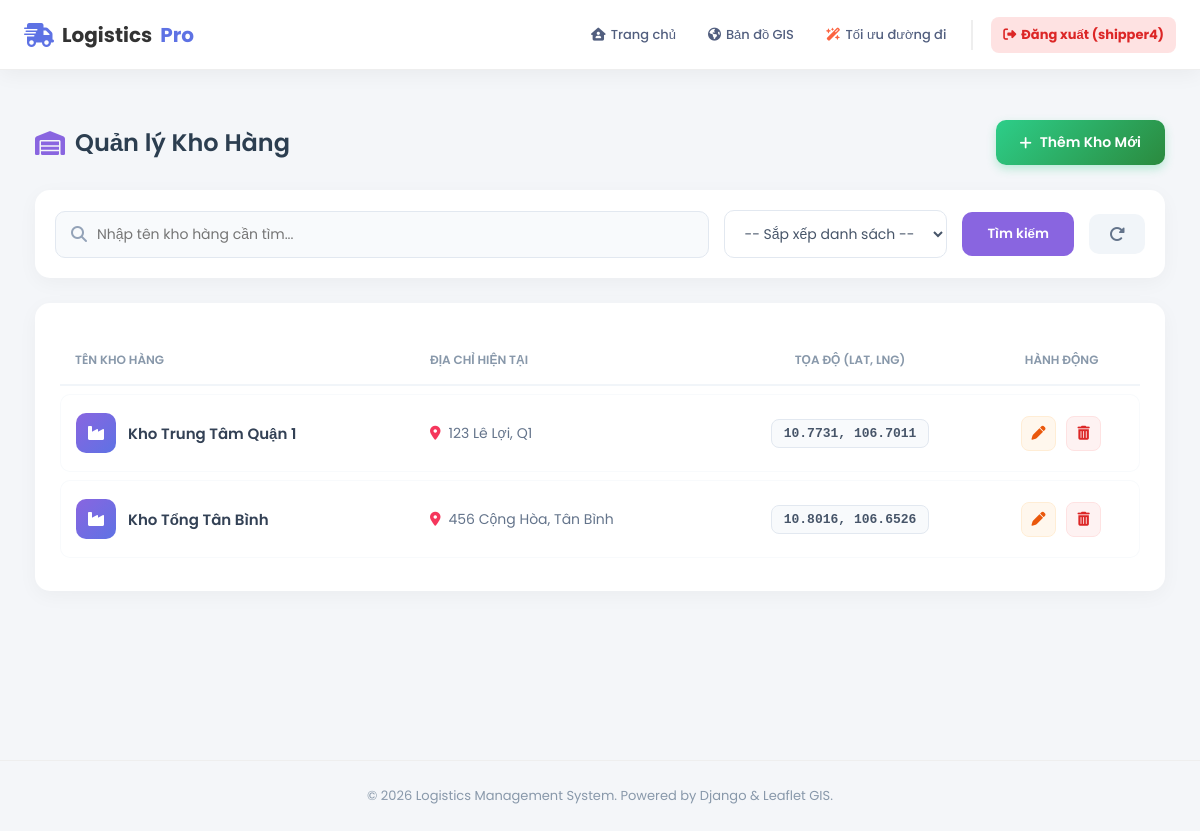
Screenshot of /quan-ly-kho/ (signed in) with the database file from the repository.
### core/models.py (models this page shows, shortened)
class KhoHang(models.Model):
    ten_kho = models.CharField(max_length=100)
    dia_chi = models.CharField(max_length=200)
    lat = models.FloatField(help_text="Vĩ độ")
    lng = models.FloatField(help_text="Kinh độ")
    suc_chua_toi_da = models.IntegerField(default=100, verbose_name="Sức chứa tối đa (Đơn)")

### core/views.py (the view)
# urls.py: path('quan-ly-kho/', views.quan_ly_kho, name='quan_ly_kho'),
@login_required(login_url='core:login')
def quan_ly_kho(request):
    ds_kho = KhoHang.objects.all()
    q = request.GET.get('q')
    if q: ds_kho = ds_kho.filter(ten_kho__icontains=q)
    return render(request, 'warehouse_manager.html', {'ds_kho': ds_kho})

### templates/warehouse_manager.html (shortened to what this page needs)
{% extends "base.html" %}
{% load static %}
{% block content %}
<link rel="stylesheet" href="https://cdnjs.cloudflare.com/ajax/libs/font-awesome/6.4.0/css/all.min.css">
<div class="dashboard-container">
    <div class="page-header">
        <h2 class="page-title"><i class="fa-solid fa-warehouse" style="color: #8965e0;"></i> Quản lý Kho Hàng</h2>
        <a href="{% url 'core:them_kho' %}" class="btn-add">
            <i class="fa-solid fa-plus"></i> Thêm Kho Mới
        </a>
    </div>
    <form method="GET" class="toolbar">
        <div class="search-box">
            <i class="fa-solid fa-magnifying-glass" style="color: #94a3b8;"></i>
            <input type="text" name="q" placeholder="Nhập tên kho hàng cần tìm..." value="{{ request.GET.q|default:'' }}">
        </div>
        <select name="sort" onchange="this.form.submit()" class="filter-select">
            <option value="">-- Sắp xếp danh sách --</option>
        </select>
        <button type="submit" class="btn-search">Tìm kiếm</button>
        <a href="{% url 'core:quan_ly_kho' %}" class="btn-reset" title="Xóa bộ lọc">
            <i class="fa-solid fa-rotate-right"></i>
        </a>
    </form>
    <div class="table-card">
        <table class="custom-table">
            <thead>
                <tr>
                    <th>Tên Kho Hàng</th>
                    <th>Địa chỉ hiện tại</th>
                    <th style="text-align: center;">Tọa độ (Lat, Lng)</th>
                    <th style="text-align: center;">Hành động</th>
                </tr>
            </thead>
            <tbody>
                {% for kho in ds_kho %}
                <tr>
                    <td>
                        <div style="display: flex; align-items: center; gap: 12px;">
                            <div style="width: 40px; height: 40px; background: linear-gradient(135deg, #8965e0, #5e72e4); border-radius: 10px; display: flex; align-items: center; justify-content: center; color: white; font-size: 16px;">
                                <i class="fa-solid fa-industry"></i>
                            </div>
                            <span style="font-weight: 600; color: #334155; font-size: 15px;">{{ kho.ten_kho }}</span>
                        </div>
                    </td>
                    <td>
                        <div style="display: flex; align-items: center; gap: 8px; color: #64748b;">
                            <i class="fa-solid fa-location-dot" style="color: #f5365c;"></i>
                            {{ kho.dia_chi }}
                        </div>
                    </td>
                    <td style="text-align: center;">
                        <span class="badge-coord">
                            {{ kho.lat|floatformat:4 }}, {{ kho.lng|floatformat:4 }}
                        </span>
                    </td>
                    <td>
                        <div class="action-group">
                            <a href="{% url 'core:sua_kho' kho.id %}" class="btn-action btn-edit" title="Sửa thông tin kho">
                                <i class="fa-solid fa-pen"></i>
                            </a>
                            <a href="{% url 'core:xoa_kho' kho.id %}" class="btn-action btn-delete"
                               onclick="return confirm('⚠️ Cảnh báo: Việc xóa kho hàng này có thể gây lỗi cho các đơn hàng đang được phân bổ tại đây.\n\nBạn có chắc chắn muốn xóa không?')" title="Xóa kho hàng">
                                <i class="fa-solid fa-trash-can"></i>
                            </a>
                        </div>
                    </td>
                </tr>
                {% endfor %}
            </tbody>
        </table>
    </div>
</div>
{% endblock %}

### templates/base.html (shortened to what this page needs)
{% load static %}
<!DOCTYPE html>
<html lang="vi">
<head>
    <link rel="stylesheet" href="https://cdnjs.cloudflare.com/ajax/libs/font-awesome/6.4.0/css/all.min.css">
</head>
<body>
    <nav class="navbar">
        <a href="{% url 'core:home' %}" class="nav-brand">
            <i class="fa-solid fa-truck-fast"></i>
            Logistics<span style="color: #5e72e4;">Pro</span>
        </a>
       <ul class="nav-links">
            <li class="nav-item">
                {% if user.is_authenticated and user.taixe %}
                    <a href="{% url 'core:app_shipper' %}"><i class="fa-solid fa-house-user"></i> Trang chủ </a>
                {% else %}
                    <a href="{% url 'core:home' %}"><i class="fa-solid fa-house"></i> Trang chủ</a>
                {% endif %}
            </li>
            {% if user.is_authenticated %}
                <li class="nav-item">
                    <a href="{% url 'core:ban_do_chung' %}">
                        <i class="fa-solid fa-earth-americas"></i> Bản đồ GIS
                    </a>
                </li>
                <li class="nav-item">
                    <a href="{% url 'core:toi_uu' %}">
                        <i class="fa-solid fa-wand-magic-sparkles" style="color: #fb6340;"></i> Tối ưu đường đi
                    </a>
                </li>
                <li style="border-left: 2px solid #eee; height: 30px; margin: 0 5px;"></li>
                <li class="nav-item" style="margin-left: 5px;">
                    <a href="{% url 'core:logout' %}" style="background: #fee2e2; color: #dc2626; font-weight: bold;">
                        <i class="fa-solid fa-right-from-bracket"></i> Đăng xuất ({{ user.username }})
                    </a>
                </li>
            {% endif %}
        </ul>
    </nav>
    <main style="min-height: 80vh; padding: 20px;">
        {% block content %}
        {% endblock %}
    </main>
    <footer class="footer">
        &copy; 2026 Logistics Management System. Powered by Django & Leaflet GIS.
    </footer>
    <link href="https://cdn.jsdelivr.net/npm/select2@4.1.0-rc.0/dist/css/select2.min.css" rel="stylesheet" />
</body>
</html>

### templates/base.html (style rules this page uses)
* { margin: 0; padding: 0; box-sizing: border-box; }
body { font-family: 'Poppins', sans-serif; background-color: #f4f6f9; color: #333; }
.navbar { background: rgba(255, 255, 255, 0.95); backdrop-filter: blur(10px); height: 70px; display: flex; justify-content: space-between; align-items: center; padding: 0 2%; position: sticky; top: 0; z-index: 1000; box-shadow: 0 4px 20px rgba(0,0,0,0.05); border-bottom: 1px solid #eee; }
.nav-brand { font-size: 20px; font-weight: 700; color: #333; text-decoration: none; display: flex; align-items: center; gap: 8px; margin-right: 15px; }
.nav-brand i { color: #5e72e4; font-size: 24px; }
.nav-links { display: flex; gap: 8px; list-style: none; align-items: center; flex-wrap: nowrap; }
.nav-item a { text-decoration: none; color: #525f7f; font-weight: 500; font-size: 13px; transition: all 0.3s ease; display: flex; align-items: center; gap: 5px; padding: 8px 12px; border-radius: 8px; white-space: nowrap; }
input[type="text"], input[type="password"], input[type="number"], input[type="email"], input[type="tel"], select, textarea, .form-control { border: 2px solid #e2e8f0; border-radius: 10px; padding: 10px 15px; font-size: 14px; transition: all 0.3s; background-color: #f8fafc; color: #334155; outline: none; font-family: inherit; }
.footer { text-align: center; padding: 25px; color: #8898aa; font-size: 13px; margin-top: 50px; border-top: 1px solid #eee; }

### rows the page displays
KhoHang: ten_kho "Kho Trung Tâm Quận 1", dia_chi "123 Lê Lợi, Q1", lat "10.7731", lng "106.7011"
KhoHang: ten_kho "Kho Tổng Tân Bình", dia_chi "456 Cộng Hòa, Tân Bình", lat "10.8016", lng "106.6526"

### other values shown
{{ user.username }} "shipper4"
